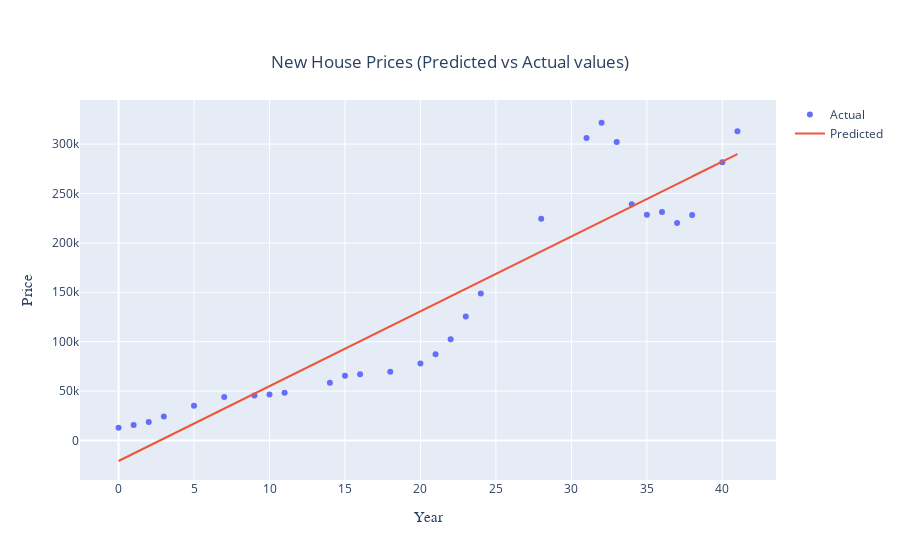

The notebook cell saved with this chart:
### Code cell
# 4.2.3 Plot actual and predicted values for train dataset

# Set layout to plot
layout = go.Layout(
    title={
         'text': 'New House Prices (Predicted vs Actual values)',
         'y':0.9,
         'x':0.5,
         'xanchor': 'center',
         'yanchor': 'top'
        }, 
    xaxis=dict(
        title="Year", 
        titlefont=dict(
            family='Courier New, monospace', 
            size=15
        )
    ), 
    yaxis=dict(
        title='Price', 
        titlefont=dict(
            family='Courier New, monospace', 
            size=15 
        )
    )
)

trace0 = go.Scatter(
    x = X_train.T[0],
    y = y_train,
    mode = 'markers',
    name = 'Actual'
)
trace1 = go.Scatter(
    x = X_train.T[0],
    y = lr_model.predict(X_train).T,
    mode = 'lines',
    name = 'Predicted'
)
newhouse_merge_data = [trace0, trace1]
layout.xaxis.title.text = "Year"
plot2= go.Figure(data=newhouse_merge_data, layout=layout)

iplot(plot2)

### Figure 1 — Plotly figure (JSON) as saved in the notebook; plotly's stock layout.template omitted (floating-point values rounded to 4 significant figures)
{"data": [{"mode": "markers", "name": "Actual", "type": "scatter", "x": [9, 15, 33, 16, 36, 35, 0, 24, 5, 11, 40, 1, 31, 21, 2, 32, 41, 3, 37, 23, 34, 10, 22, 18, 20, 7, 14, 28, 38], "y": [45450.0, 65570.0, 302100.0, 66940.0, 231300.0, 228400.0, 12970.0, 148700.0, 35050.0, 48240.0, 281600.0, 15670.0, 306300.0, 87280.0, 18698, 321600.0, 312910, 24190.0, 220224, 125400.0, 239000.0, 46599, 102520, 69660.0, 77970.0, 44030.0, 58460.0, 224370, 228200.0]}, {"mode": "lines", "name": "Predicted", "type": "scatter", "x": [9, 15, 33, 16, 36, 35, 0, 24, 5, 11, 40, 1, 31, 21, 2, 32, 41, 3, 37, 23, 34, 10, 22, 18, 20, 7, 14, 28, 38], "y": [47410.0, 92880.0, 229300.0, 100500.0, 252000.0, 244400.0, -20800.0, 161100.0, 17090.0, 62560.0, 282300.0, -13220.0, 214100.0, 138300.0, -5642.0, 221700.0, 289900.0, 1936.0, 259600.0, 153500.0, 236900.0, 54990.0, 145900.0, 115600.0, 130800.0, 32250.0, 85300.0, 191400.0, 267200.0]}], "layout": {"title": {"text": "New House Prices (Predicted vs Actual values)", "x": 0.5, "xanchor": "center", "y": 0.9, "yanchor": "top"}, "xaxis": {"title": {"font": {"family": "Courier New, monospace", "size": 15}, "text": "Year"}}, "yaxis": {"title": {"font": {"family": "Courier New, monospace", "size": 15}, "text": "Price"}}}}
